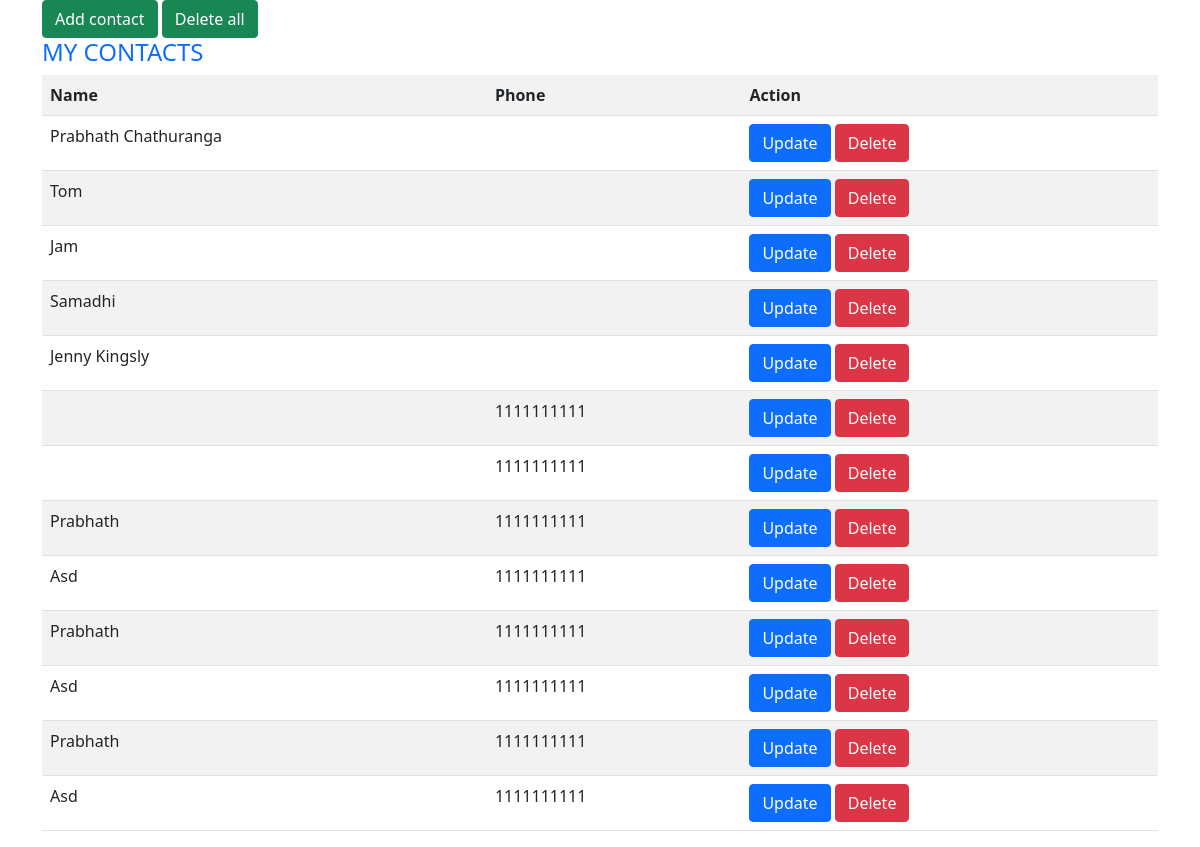
The page / on the database its author committed.
### tables this page shows
CREATE TABLE `details` (
  `id` int(20) NOT NULL,
  `name` varchar(50) NOT NULL,
  `phone` varchar(10) NOT NULL
);

### index.php (the view, shortened to what this page needs)
<?php
include("db_connect.php");
?>
<!DOCTYPE html>
<html>
<head>
    <link rel="stylesheet" href="https://cdnjs.cloudflare.com/ajax/libs/bootstrap/5.0.2/css/bootstrap.min.css">
</head>
<body>
    <div class="container">
         <a class='btn btn-success' href='add_user.php'>Add contact</a>
         <a class='btn btn-success' href='delete_all.php'>Delete all</a>
        <?php
        $sql = "SELECT * FROM details";
        $result = $conn->query($sql);
        if ($result->num_rows > 0) {
            echo "<table class='table table-striped'>";
            echo "<tr><th>Name</th><th>Phone</th><th>Action</th></tr>";
            echo"<h4 class='text-primary'>MY CONTACTS</h4>
            ";
            while ($row = $result->fetch_assoc()) {
                echo "<tr class='capitalize'>";
                echo "<td>" . $row["name"] . "</td>";
                echo "<td>" . $row["phone"] . "</td>";
                echo "<td><a class='btn btn-primary' href='update.php?id=" . $row["id"] . "'>Update</a>  <a class='btn btn-danger' href='delete.php?id=" . $row["id"] . "'>Delete</a> </td>";
                echo "</tr>";
            }
            echo "</table>";
        } else {
            echo "0 results";
        }
        ?>
    </div>
</body>
</html>

### index.php (style rules this page uses)
.capitalize { text-transform:capitalize; }

### rows shown on the page
details: name "Prabhath Chathuranga"
details: name "Tom"
details: name "Jam"
details: name "Samadhi"
details: name "Jenny Kingsly"
details: phone "1111111111"
details: phone "1111111111"
details: name "Prabhath", phone "1111111111"
details: name "Asd", phone "1111111111"
details: name "Prabhath", phone "1111111111"
details: name "Asd", phone "1111111111"
details: name "Prabhath", phone "1111111111"
details: name "Asd", phone "1111111111"
